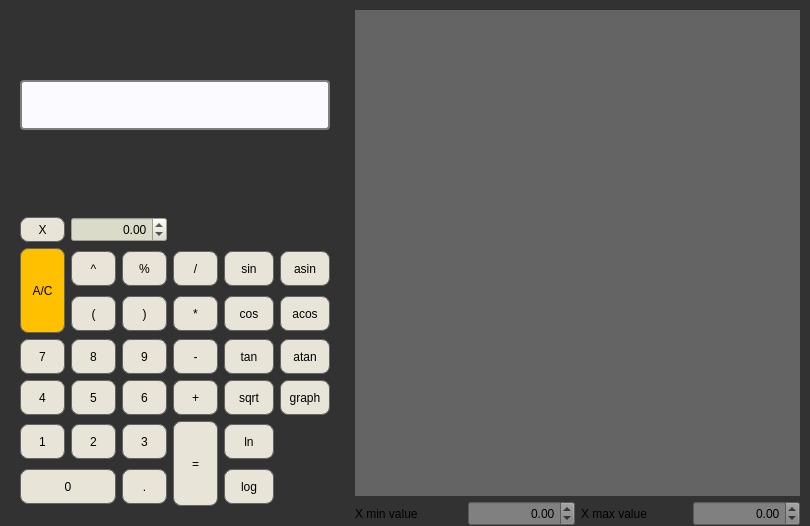
<?xml version="1.0" encoding="UTF-8"?>
<ui version="4.0">
 <class>MainWindow</class>
 <widget class="QMainWindow" name="MainWindow">
  <property name="geometry">
   <rect>
    <x>0</x>
    <y>0</y>
    <width>810</width>
    <height>526</height>
   </rect>
  </property>
  <property name="sizePolicy">
   <sizepolicy hsizetype="Minimum" vsizetype="Minimum">
    <horstretch>0</horstretch>
    <verstretch>0</verstretch>
   </sizepolicy>
  </property>
  <property name="minimumSize">
   <size>
    <width>400</width>
    <height>480</height>
   </size>
  </property>
  <property name="windowTitle">
   <string>MainWindow</string>
  </property>
  <property name="styleSheet">
   <string notr="true"/>
  </property>
  <widget class="QWidget" name="centralwidget">
   <property name="enabled">
    <bool>true</bool>
   </property>
   <property name="sizePolicy">
    <sizepolicy hsizetype="Minimum" vsizetype="Minimum">
     <horstretch>0</horstretch>
     <verstretch>0</verstretch>
    </sizepolicy>
   </property>
   <property name="styleSheet">
    <string notr="true">QWidget{
	background-color: rgb(50,50,50);
}</string>
   </property>
   <layout class="QGridLayout" name="gridLayout_3">
    <property name="leftMargin">
     <number>0</number>
    </property>
    <property name="topMargin">
     <number>0</number>
    </property>
    <property name="rightMargin">
     <number>0</number>
    </property>
    <property name="bottomMargin">
     <number>0</number>
    </property>
    <property name="horizontalSpacing">
     <number>5</number>
    </property>
    <property name="verticalSpacing">
     <number>-1</number>
    </property>
    <item row="0" column="0">
     <widget class="QWidget" name="widget" native="true">
      <property name="enabled">
       <bool>true</bool>
      </property>
      <property name="sizePolicy">
       <sizepolicy hsizetype="Preferred" vsizetype="Preferred">
        <horstretch>0</horstretch>
        <verstretch>0</verstretch>
       </sizepolicy>
      </property>
      <property name="minimumSize">
       <size>
        <width>0</width>
        <height>25</height>
       </size>
      </property>
      <property name="autoFillBackground">
       <bool>false</bool>
      </property>
      <property name="styleSheet">
       <string notr="true">QWidget{
	background-color: rgb(50,50,50);
}
QPushButton{
	border-radius: 8px;
	background-color: #e8e4d8;
	border: 1px solid rgb(100, 100,100);
}
QPushButton:pressed{
	border-radius: 8px;
	background-color: grey;
	border: 1px solid rgb(100, 100,100);
}
</string>
      </property>
      <layout class="QGridLayout" name="gridLayout">
       <property name="leftMargin">
        <number>20</number>
       </property>
       <property name="topMargin">
        <number>0</number>
       </property>
       <property name="rightMargin">
        <number>20</number>
       </property>
       <property name="bottomMargin">
        <number>20</number>
       </property>
       <item row="6" column="1">
        <widget class="QPushButton" name="pushButton_pow">
         <property name="minimumSize">
          <size>
           <width>45</width>
           <height>35</height>
          </size>
         </property>
         <property name="acceptDrops">
          <bool>false</bool>
         </property>
         <property name="autoFillBackground">
          <bool>false</bool>
         </property>
         <property name="styleSheet">
          <string notr="true"/>
         </property>
         <property name="text">
          <string>^</string>
         </property>
        </widget>
       </item>
       <item row="9" column="5">
        <widget class="QPushButton" name="pushButton_atan">
         <property name="minimumSize">
          <size>
           <width>50</width>
           <height>35</height>
          </size>
         </property>
         <property name="styleSheet">
          <string/>
         </property>
         <property name="text">
          <string>atan</string>
         </property>
        </widget>
       </item>
       <item row="3" column="0">
        <widget class="QPushButton" name="pushButton_X">
         <property name="minimumSize">
          <size>
           <width>45</width>
           <height>25</height>
          </size>
         </property>
         <property name="styleSheet">
          <string notr="true"/>
         </property>
         <property name="text">
          <string>X</string>
         </property>
        </widget>
       </item>
       <item row="10" column="0">
        <widget class="QPushButton" name="pushButton_4">
         <property name="minimumSize">
          <size>
           <width>45</width>
           <height>35</height>
          </size>
         </property>
         <property name="styleSheet">
          <string notr="true"/>
         </property>
         <property name="text">
          <string>4</string>
         </property>
        </widget>
       </item>
       <item row="6" column="5">
        <widget class="QPushButton" name="pushButton_asin">
         <property name="minimumSize">
          <size>
           <width>50</width>
           <height>35</height>
          </size>
         </property>
         <property name="styleSheet">
          <string/>
         </property>
         <property name="text">
          <string>asin</string>
         </property>
        </widget>
       </item>
       <item row="9" column="1">
        <widget class="QPushButton" name="pushButton_8">
         <property name="minimumSize">
          <size>
           <width>45</width>
           <height>35</height>
          </size>
         </property>
         <property name="styleSheet">
          <string notr="true"/>
         </property>
         <property name="text">
          <string>8</string>
         </property>
        </widget>
       </item>
       <item row="3" column="1" colspan="2">
        <widget class="QDoubleSpinBox" name="x_inpt">
         <property name="minimumSize">
          <size>
           <width>0</width>
           <height>25</height>
          </size>
         </property>
         <property name="styleSheet">
          <string notr="true">QDoubleSpinBox {
	background-color: #dbdbca;
}</string>
         </property>
         <property name="alignment">
          <set>Qt::AlignRight|Qt::AlignTrailing|Qt::AlignVCenter</set>
         </property>
         <property name="minimum">
          <double>-9999999.990000000223517</double>
         </property>
         <property name="maximum">
          <double>9999999.990000000223517</double>
         </property>
        </widget>
       </item>
       <item row="11" column="0">
        <widget class="QPushButton" name="pushButton_1">
         <property name="minimumSize">
          <size>
           <width>45</width>
           <height>35</height>
          </size>
         </property>
         <property name="styleSheet">
          <string notr="true"/>
         </property>
         <property name="text">
          <string>1</string>
         </property>
        </widget>
       </item>
       <item row="0" column="0" rowspan="3" colspan="6">
        <widget class="QLabel" name="display">
         <property name="enabled">
          <bool>true</bool>
         </property>
         <property name="sizePolicy">
          <sizepolicy hsizetype="Preferred" vsizetype="Fixed">
           <horstretch>0</horstretch>
           <verstretch>0</verstretch>
          </sizepolicy>
         </property>
         <property name="minimumSize">
          <size>
           <width>0</width>
           <height>50</height>
          </size>
         </property>
         <property name="font">
          <font>
           <family>.AppleSystemUIFont</family>
           <pointsize>18</pointsize>
           <italic>false</italic>
           <kerning>true</kerning>
          </font>
         </property>
         <property name="autoFillBackground">
          <bool>false</bool>
         </property>
         <property name="styleSheet">
          <string notr="true">QFrame, QLabel, QToolTip {
    border: 2px solid grey;
    border-radius: 4px;
    padding: 2px;
    background-color: rgb(250, 250, 255);
}</string>
         </property>
         <property name="frameShape">
          <enum>QFrame::NoFrame</enum>
         </property>
         <property name="frameShadow">
          <enum>QFrame::Plain</enum>
         </property>
         <property name="text">
          <string/>
         </property>
         <property name="textFormat">
          <enum>Qt::AutoText</enum>
         </property>
         <property name="alignment">
          <set>Qt::AlignRight|Qt::AlignTrailing|Qt::AlignVCenter</set>
         </property>
        </widget>
       </item>
       <item row="11" column="2">
        <widget class="QPushButton" name="pushButton_3">
         <property name="minimumSize">
          <size>
           <width>45</width>
           <height>35</height>
          </size>
         </property>
         <property name="styleSheet">
          <string notr="true"/>
         </property>
         <property name="text">
          <string>3</string>
         </property>
        </widget>
       </item>
       <item row="11" column="4">
        <widget class="QPushButton" name="pushButton_ln">
         <property name="minimumSize">
          <size>
           <width>50</width>
           <height>35</height>
          </size>
         </property>
         <property name="styleSheet">
          <string/>
         </property>
         <property name="text">
          <string>ln</string>
         </property>
        </widget>
       </item>
       <item row="9" column="0">
        <widget class="QPushButton" name="pushButton_7">
         <property name="minimumSize">
          <size>
           <width>45</width>
           <height>35</height>
          </size>
         </property>
         <property name="styleSheet">
          <string notr="true"/>
         </property>
         <property name="text">
          <string>7</string>
         </property>
        </widget>
       </item>
       <item row="9" column="4">
        <widget class="QPushButton" name="pushButton_tan">
         <property name="minimumSize">
          <size>
           <width>50</width>
           <height>35</height>
          </size>
         </property>
         <property name="styleSheet">
          <string/>
         </property>
         <property name="text">
          <string>tan</string>
         </property>
        </widget>
       </item>
       <item row="6" column="3">
        <widget class="QPushButton" name="pushButton_div">
         <property name="minimumSize">
          <size>
           <width>30</width>
           <height>35</height>
          </size>
         </property>
         <property name="styleSheet">
          <string/>
         </property>
         <property name="text">
          <string>/</string>
         </property>
        </widget>
       </item>
       <item row="7" column="4">
        <widget class="QPushButton" name="pushButton_cos">
         <property name="minimumSize">
          <size>
           <width>50</width>
           <height>35</height>
          </size>
         </property>
         <property name="styleSheet">
          <string/>
         </property>
         <property name="text">
          <string>cos</string>
         </property>
        </widget>
       </item>
       <item row="10" column="2">
        <widget class="QPushButton" name="pushButton_6">
         <property name="minimumSize">
          <size>
           <width>45</width>
           <height>35</height>
          </size>
         </property>
         <property name="styleSheet">
          <string notr="true"/>
         </property>
         <property name="text">
          <string>6</string>
         </property>
        </widget>
       </item>
       <item row="7" column="5">
        <widget class="QPushButton" name="pushButton_acos">
         <property name="minimumSize">
          <size>
           <width>50</width>
           <height>35</height>
          </size>
         </property>
         <property name="styleSheet">
          <string/>
         </property>
         <property name="text">
          <string>acos</string>
         </property>
        </widget>
       </item>
       <item row="7" column="3">
        <widget class="QPushButton" name="pushButton_mul">
         <property name="minimumSize">
          <size>
           <width>30</width>
           <height>35</height>
          </size>
         </property>
         <property name="styleSheet">
          <string/>
         </property>
         <property name="text">
          <string>*</string>
         </property>
        </widget>
       </item>
       <item row="10" column="4">
        <widget class="QPushButton" name="pushButton_sqrt">
         <property name="minimumSize">
          <size>
           <width>50</width>
           <height>35</height>
          </size>
         </property>
         <property name="styleSheet">
          <string/>
         </property>
         <property name="text">
          <string>sqrt</string>
         </property>
        </widget>
       </item>
       <item row="9" column="2">
        <widget class="QPushButton" name="pushButton_9">
         <property name="minimumSize">
          <size>
           <width>45</width>
           <height>35</height>
          </size>
         </property>
         <property name="styleSheet">
          <string notr="true"/>
         </property>
         <property name="text">
          <string>9</string>
         </property>
        </widget>
       </item>
       <item row="6" column="0" rowspan="2">
        <widget class="QPushButton" name="pushButton_C">
         <property name="minimumSize">
          <size>
           <width>45</width>
           <height>85</height>
          </size>
         </property>
         <property name="acceptDrops">
          <bool>false</bool>
         </property>
         <property name="autoFillBackground">
          <bool>false</bool>
         </property>
         <property name="styleSheet">
          <string notr="true">QPushButton{
	border-radius: 8px;
	background-color: rgb(255, 192, 0);
	border: 1px solid rgb(100, 100,100);
}
QPushButton:pressed{
	border-radius: 8px;
	background-color: grey;
	border: 1px solid rgb(100, 100,100);
}
</string>
         </property>
         <property name="text">
          <string>A/C</string>
         </property>
        </widget>
       </item>
       <item row="11" column="1">
        <widget class="QPushButton" name="pushButton_2">
         <property name="minimumSize">
          <size>
           <width>45</width>
           <height>35</height>
          </size>
         </property>
         <property name="styleSheet">
          <string notr="true"/>
         </property>
         <property name="text">
          <string>2</string>
         </property>
        </widget>
       </item>
       <item row="9" column="3">
        <widget class="QPushButton" name="pushButton_sub">
         <property name="minimumSize">
          <size>
           <width>30</width>
           <height>35</height>
          </size>
         </property>
         <property name="styleSheet">
          <string/>
         </property>
         <property name="text">
          <string>-</string>
         </property>
        </widget>
       </item>
       <item row="12" column="2">
        <widget class="QPushButton" name="pushButton_dot">
         <property name="minimumSize">
          <size>
           <width>45</width>
           <height>35</height>
          </size>
         </property>
         <property name="styleSheet">
          <string notr="true"/>
         </property>
         <property name="text">
          <string>.</string>
         </property>
        </widget>
       </item>
       <item row="10" column="3">
        <widget class="QPushButton" name="pushButton_sum">
         <property name="minimumSize">
          <size>
           <width>30</width>
           <height>35</height>
          </size>
         </property>
         <property name="styleSheet">
          <string/>
         </property>
         <property name="text">
          <string>+</string>
         </property>
        </widget>
       </item>
       <item row="12" column="0" colspan="2">
        <widget class="QPushButton" name="pushButton_0">
         <property name="minimumSize">
          <size>
           <width>30</width>
           <height>35</height>
          </size>
         </property>
         <property name="styleSheet">
          <string notr="true"/>
         </property>
         <property name="text">
          <string>0</string>
         </property>
        </widget>
       </item>
       <item row="12" column="4">
        <widget class="QPushButton" name="pushButton_log">
         <property name="minimumSize">
          <size>
           <width>50</width>
           <height>35</height>
          </size>
         </property>
         <property name="styleSheet">
          <string/>
         </property>
         <property name="text">
          <string>log</string>
         </property>
        </widget>
       </item>
       <item row="6" column="4">
        <widget class="QPushButton" name="pushButton_sin">
         <property name="minimumSize">
          <size>
           <width>50</width>
           <height>35</height>
          </size>
         </property>
         <property name="styleSheet">
          <string/>
         </property>
         <property name="text">
          <string>sin</string>
         </property>
        </widget>
       </item>
       <item row="10" column="5">
        <widget class="QPushButton" name="pushButton_graph">
         <property name="minimumSize">
          <size>
           <width>50</width>
           <height>35</height>
          </size>
         </property>
         <property name="styleSheet">
          <string/>
         </property>
         <property name="text">
          <string>graph</string>
         </property>
        </widget>
       </item>
       <item row="7" column="2">
        <widget class="QPushButton" name="pushButton_br_close">
         <property name="minimumSize">
          <size>
           <width>45</width>
           <height>35</height>
          </size>
         </property>
         <property name="styleSheet">
          <string notr="true"/>
         </property>
         <property name="text">
          <string>)</string>
         </property>
        </widget>
       </item>
       <item row="7" column="1">
        <widget class="QPushButton" name="pushButton_br_open">
         <property name="minimumSize">
          <size>
           <width>45</width>
           <height>35</height>
          </size>
         </property>
         <property name="styleSheet">
          <string notr="true"/>
         </property>
         <property name="text">
          <string>(</string>
         </property>
        </widget>
       </item>
       <item row="6" column="2">
        <widget class="QPushButton" name="pushButton_mod">
         <property name="minimumSize">
          <size>
           <width>45</width>
           <height>35</height>
          </size>
         </property>
         <property name="styleSheet">
          <string notr="true"/>
         </property>
         <property name="text">
          <string>%</string>
         </property>
        </widget>
       </item>
       <item row="10" column="1">
        <widget class="QPushButton" name="pushButton_5">
         <property name="minimumSize">
          <size>
           <width>45</width>
           <height>35</height>
          </size>
         </property>
         <property name="styleSheet">
          <string notr="true"/>
         </property>
         <property name="text">
          <string>5</string>
         </property>
        </widget>
       </item>
       <item row="11" column="3" rowspan="2">
        <widget class="QPushButton" name="pushButton_eq">
         <property name="minimumSize">
          <size>
           <width>45</width>
           <height>85</height>
          </size>
         </property>
         <property name="styleSheet">
          <string notr="true"/>
         </property>
         <property name="text">
          <string>=</string>
         </property>
         <property name="iconSize">
          <size>
           <width>16</width>
           <height>16</height>
          </size>
         </property>
        </widget>
       </item>
      </layout>
     </widget>
    </item>
    <item row="0" column="1">
     <widget class="QWidget" name="widget_3" native="true">
      <layout class="QGridLayout" name="gridLayout_2">
       <property name="leftMargin">
        <number>0</number>
       </property>
       <property name="topMargin">
        <number>10</number>
       </property>
       <property name="rightMargin">
        <number>10</number>
       </property>
       <property name="bottomMargin">
        <number>0</number>
       </property>
       <property name="verticalSpacing">
        <number>5</number>
       </property>
       <item row="2" column="1">
        <widget class="QDoubleSpinBox" name="x_inpt_2">
         <property name="minimumSize">
          <size>
           <width>0</width>
           <height>25</height>
          </size>
         </property>
         <property name="styleSheet">
          <string notr="true">QDoubleSpinBox {
	background-color: gray;
}</string>
         </property>
         <property name="alignment">
          <set>Qt::AlignRight|Qt::AlignTrailing|Qt::AlignVCenter</set>
         </property>
         <property name="minimum">
          <double>-1000000.000000000000000</double>
         </property>
         <property name="maximum">
          <double>1000000.000000000000000</double>
         </property>
        </widget>
       </item>
       <item row="2" column="3">
        <widget class="QDoubleSpinBox" name="x_inpt_3">
         <property name="minimumSize">
          <size>
           <width>0</width>
           <height>25</height>
          </size>
         </property>
         <property name="styleSheet">
          <string notr="true">QDoubleSpinBox {
	background-color: gray;
}</string>
         </property>
         <property name="alignment">
          <set>Qt::AlignRight|Qt::AlignTrailing|Qt::AlignVCenter</set>
         </property>
         <property name="minimum">
          <double>-9999999.990000000223517</double>
         </property>
         <property name="maximum">
          <double>9999999.990000000223517</double>
         </property>
        </widget>
       </item>
       <item row="2" column="0">
        <widget class="QLabel" name="label">
         <property name="text">
          <string>X min value</string>
         </property>
        </widget>
       </item>
       <item row="0" column="0" colspan="4">
        <widget class="QCustomPlot" name="widget_2" native="true">
         <property name="sizePolicy">
          <sizepolicy hsizetype="Preferred" vsizetype="Minimum">
           <horstretch>100</horstretch>
           <verstretch>100</verstretch>
          </sizepolicy>
         </property>
         <property name="styleSheet">
          <string notr="true">QWidget{
	background-color: rgb(100,100,100);
}</string>
         </property>
        </widget>
       </item>
       <item row="2" column="2">
        <widget class="QLabel" name="label_2">
         <property name="text">
          <string>X max value</string>
         </property>
        </widget>
       </item>
      </layout>
     </widget>
    </item>
   </layout>
  </widget>
 </widget>
 <customwidgets>
  <customwidget>
   <class>QCustomPlot</class>
   <extends>QWidget</extends>
   <header>qcustomplot.h</header>
   <container>1</container>
  </customwidget>
 </customwidgets>
 <resources/>
 <connections/>
</ui>
